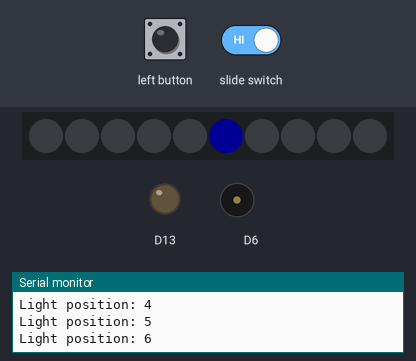
Simulated run of this sketch. Board: Adafruit Circuit Playground Express. On the bench: 10 RGB LEDs in strip order, left to right, output pins drawn as LEDs (lit = HIGH), buzzer (waves = sounding), the last lines printed to the serial monitor. The inputs (shaded band) are chosen by the test bench. Dim RGB values are drawn brighter than linear; the audio player accepts every command and is not drawn.

Above: at 1.25 s.
1.3 s: left button pressed for 0.15 s
At 1.8 s:
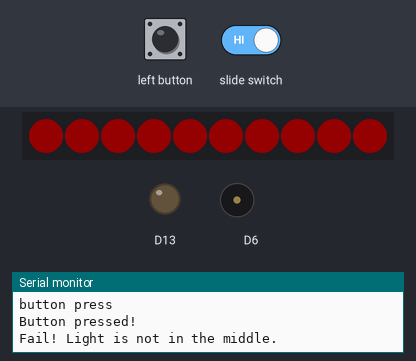
3.0 s: slide switch set LOW
At 3.3 s:
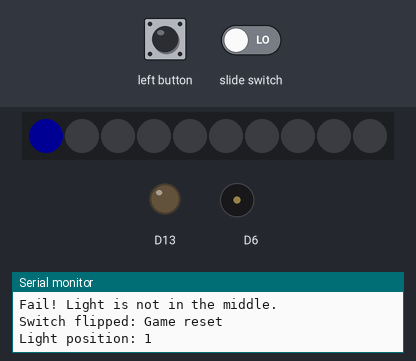
5.9 s: left button pressed for 1 s
At 6.41 s:
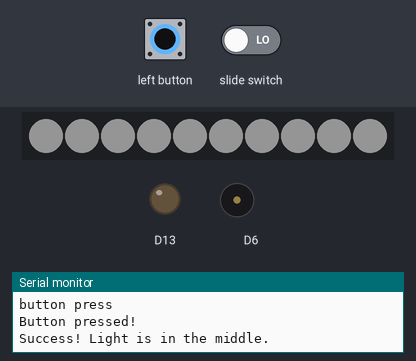
Timing chart, 0 to 8.9 s (numbered marks = the images above; inputs shaded):
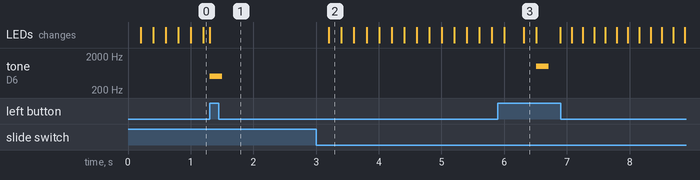

The sketch:

demo4.ino
```cpp
#include <Adafruit_CircuitPlayground.h>
#include <AsyncDelay.h>

#define BUTTON_PIN 4
#define MIDDLE_POSITION1 4
#define MIDDLE_POSITION2 5

const uint8_t spSCORE[]     PROGMEM = {0x06,0xF8,0x46,0xCB,0x00,0x4F,0x79,0x28,0xE0,0x3B,0x75,0x03,0xFC,0xE0,0xE1,0x80,0xEB,0xAC,0x11,0x28,0x94,0xBB,0x8B,0xC8,0x06,0x05,0xA4,0x51,0xC4,0x80,0x78,0x87,0x8B,0x17,0xF3,0x90,0x9A,0x37,0x3A,0x6E,0xC1,0xD3,0x96,0x94,0xFB,0x78,0x05,0xF5,0x78,0xB1,0xDF,0x13,0x64,0xB2,0x6D,0x41,0x79,0x4E,0x94,0xE9,0xB6,0x39,0xE5,0x59,0x99,0xF7,0x97,0x66,0xB2,0x69,0x14,0x3E,0x4E,0xB8,0xC8,0xAA,0x52,0xFB,0x5C,0x95,0x68,0xAF,0x4B,0x6B,0x7A,0x47,0x50,0x5E,0x2E,0x9D,0xA9,0x55,0x41,0xB1,0xB8,0x74,0x3E,0x66,0x27,0xE9,0x9A,0xD6,0x7B,0xDF,0x55,0xC2,0x5D,0x5B,0x1F,0x5C,0x75,0x33,0x6F,0x6D,0x7D,0xF4,0x55,0xC9,0xB2,0xA5,0x75,0xC9,0x59,0x85,0xFA,0xE6,0x3A,0xFC,0x11,0x39,0x79,0x61,0x51,0x65};
const uint8_t spSTART[]     PROGMEM = {0x08,0xD8,0x50,0x05,0x01,0x5F,0xB1,0x12,0xE0,0x33,0x55,0x06,0x7C,0xEE,0x66,0x80,0x6F,0x54,0x19,0xF0,0x65,0x18,0x07,0x10,0x28,0x94,0xBB,0x8B,0xC8,0x06,0x03,0x6C,0x96,0x36,0x9C,0xAA,0xD3,0x5D,0xBC,0xD3,0xF1,0x8A,0x52,0x6F,0xE9,0x28,0x27,0x28,0xF1,0x32,0x24,0x3C,0x9D,0x28,0xC7,0x4B,0x97,0xF0,0x74,0xD2,0x9C,0xAE,0x4D,0x23,0xE3,0x2D,0x56,0x95,0xF3,0xB6,0x85,0x76,0x5A,0x5D,0x2E,0xDB,0x1A,0xB6,0x6A,0x8C,0xB9,0x4C,0xAA,0xEB,0xC2,0x36,0x95,0x18,0x15,0x2A,0x0B,0xCB,0x54,0x83,0x8E,0x9B,0xB4,0x24,0x93,0x50,0xEE,0x2E,0x22,0x1B,0x00,0x18,0x70,0x94,0x3A,0x03,0x5E,0x66,0x53,0xC0,0x51,0x96,0x04,0xD8,0x42,0x02,0x01,0x8D,0xBA,0xFD,0x05,0x79,0x15,0x65};
const uint8_t spBAD[]       PROGMEM = {0x08,0x00,0x71,0xC2,0x98,0xD1,0xA7,0xA9,0x5A,0xAA,0x13,0x14,0x15,0x1C,0x69,0xAD,0x4F,0x30,0xEC,0x88,0xAB,0x2F,0x3A,0xC1,0xB0,0x23,0x6E,0x51,0xEB,0x04,0xC3,0x9E,0x84,0x44,0xA3,0x13,0xF5,0xD0,0x16,0x16,0xB1,0x4E,0xDC,0x63,0x7B,0xA8,0xC7,0x3A,0x59,0x8F,0xED,0xA9,0x51,0xEB,0x54,0xAD,0x66,0x84,0x45,0xE5,0x55,0xB7,0x9C,0x91,0xE6,0xB5,0x57,0xDB,0x62,0x78,0x99,0xD7,0x6E,0x7D,0xCD,0xE6,0xEE,0x59,0xA5,0xF5,0x25,0xBA,0x85,0x57,0x99,0xD2,0x97,0xA0,0x11,0xD6,0x75,0xC2,0x98,0xBC,0x66,0xD6,0x46,0xD6,0x23,0x19,0x85,0x72,0x77,0x11,0xD9,0xE0,0xFA,0x6D,0xDC,0xC5,0xD4,0x4D,0xEA,0x9B,0x17,0x77,0x73,0xDB,0xFF,0x39,0x51,0x51,0x75,0x15,0x51,0x21};
const uint8_t spRESET[]     PROGMEM = {0xAA,0xF0,0x4D,0x54,0x22,0x5B,0xFB,0xAC,0xC5,0x49,0x53,0x66,0x5A,0xCB,0x15,0x76,0xCB,0xA8,0x1B,0xAD,0x56,0x70,0x8C,0x21,0xCF,0x34,0xDA,0xC1,0x76,0x9B,0xBB,0xAC,0x83,0xCC,0x34,0x72,0x7E,0x93,0x42,0x39,0x3D,0x4B,0x01,0x17,0xBB,0x69,0x40,0x00,0x8F,0x85,0x09,0xE0,0xCA,0x0C,0x01,0x5C,0x16,0x29,0x80,0x2B,0x23,0x0C,0xB0,0x69,0x7A,0x2B,0xAA,0x16,0x1B,0xA9,0xD8,0xAB,0x6F,0x56,0x75,0xDC,0x67,0xAF,0xA1,0x7B,0x93,0x4A,0x5B,0x3C,0xC6,0x91,0x42,0xD3,0x74,0x71,0x9A,0xAA,0x93,0x68,0xEB,0x29,0x6C,0x11,0xCA,0xDD,0x45,0x64,0x03,0x28,0x60,0x28,0x77,0x01,0x3C,0x23,0x29,0x80,0x6B,0xD4,0x09,0xB0,0x98,0x27,0x02,0x0A,0x2D,0xFB,0x39,0x25,0x55,0x15,0x51,0x25};


volatile bool gameFailed = false;
volatile bool buttonPressed = false;
volatile unsigned long lastDebounceTime = 0;  // the last time the output pin was toggled
const unsigned long debounceDelay = 200;      // the debounce time; increase if the output flickers

int lightPosition = 0;
int speed = 200;  // Initial speed (milliseconds between each position change)
bool movingForward = true;

AsyncDelay lightDelay;

void setup() {
  CircuitPlayground.begin();
  attachInterrupt(digitalPinToInterrupt(BUTTON_PIN), handleButtonPress, RISING);
  CircuitPlayground.clearPixels();
  Serial.begin(9600);
  Serial.println("Game starting...");
      	CircuitPlayground.speaker.say(spSTART);


  lightDelay.start(speed, AsyncDelay::MILLIS);
}

void loop() {
  // Read the slide switch state
  bool slideSwitch = CircuitPlayground.slideSwitch();

  if (gameFailed) {
    if (!slideSwitch) { // Reset game when switch is flipped to the right
      resetGame();
      CircuitPlayground.speaker.say(spRESET);

    } else {
      allOn(0xFF0000); // Hold the red light
    }
  } else {
    // Update light position
    if (lightDelay.isExpired()) {
      lightDelay.restart();
      updateLightPosition();
    }

    // Check for button press
    if (buttonPressed) {
      buttonPressed = false; // Reset the flag
      Serial.println("Button pressed!");
      handleButtonPressLogic();
    }
  }
}

void updateLightPosition() {
  if (!gameFailed) {
    CircuitPlayground.clearPixels();
    CircuitPlayground.setPixelColor(lightPosition, 0, 0, 255); // Blue light

    if (movingForward) {
      lightPosition++;
      if (lightPosition >= 9) {
        movingForward = false;
      }
    } else {
      lightPosition--;
      if (lightPosition <= 0) {
        movingForward = true;
      }
    }

    Serial.print("Light position: ");
    Serial.println(lightPosition);
  }
}

void handleButtonPressLogic() {
  if (lightPosition == MIDDLE_POSITION1 || lightPosition == MIDDLE_POSITION2) {
    // Success: Flash white and increase speed
    Serial.println("Success! Light is in the middle.");
    playSuccessSequence();
    speed = max(speed - 20, 10); // Increase speed, minimum speed 10ms
    lightDelay.start(speed, AsyncDelay::MILLIS);
  } else {
    // Failure: Hold red light and wait for switch flip
    Serial.println("Fail! Light is not in the middle.");
    playFailSequence();
    gameFailed = true; // Set game to failed
  }
}

void playSuccessSequence() {
  for (int i = 0; i < 3; i++) {
    allOn(0xFFFFFF);
    delay(100);
    CircuitPlayground.clearPixels();
    delay(100);
  }
  CircuitPlayground.playTone(1000, 200); // Play success sound
    	CircuitPlayground.speaker.say(spSCORE);

}

void playFailSequence() {
  allOn(0xFF0000); // Hold red light
  CircuitPlayground.playTone(500, 200); // Play fail sound
    	CircuitPlayground.speaker.say(spBAD);

}

void handleButtonPress() {
  unsigned long currentTime = millis();
  if ((currentTime - lastDebounceTime) > debounceDelay) {
    lastDebounceTime = currentTime;
    buttonPressed = true;
    Serial.println("button press");
  }
}

void resetGame() {
  gameFailed = false;
  lightPosition = 0;
  speed = 200;  // Reset speed to initial value
  movingForward = true;
  lightDelay.start(speed, AsyncDelay::MILLIS);
  Serial.println("Switch flipped: Game reset");
}

void allOn(int color) {
  for (int i = 0; i < 10; i++) {
    CircuitPlayground.setPixelColor(i, color);
  }
}
```

Measured:
- after the input at 1.3 s, tone on D6: silent → 500 Hz at once, → silent 0.20 s later; the LEDs: change at once (image 1)
- after the input at 3.0 s, the LEDs: change after 0.20 s (image 2)
- after the input at 5.9 s, tone on D6: silent → 1000 Hz after 0.61 s, → silent 0.20 s later; the LEDs: first change after 0.11 s (image 3 shows a later state)
